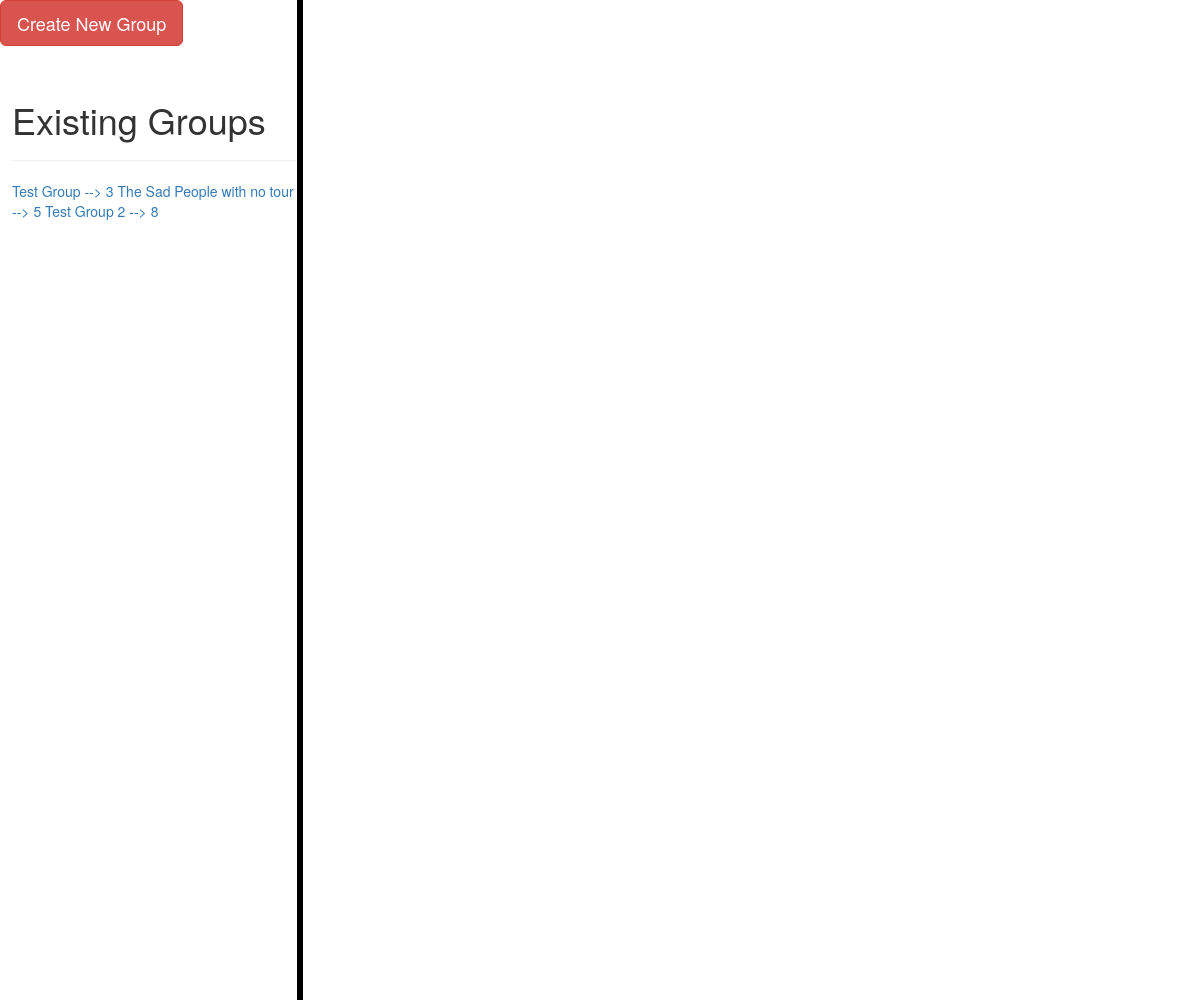
Screenshot of /blog/existingGroups/ (signed in) with the database file from the repository.
### database/models.py (models this page shows)
class GROUP(models.Model):
    groupName = models.CharField(max_length=100)
    '''def __str__(self):
        return str(self.pk) + "," + self.groupName'''

### Blog/views.py (the view)
# urls.py: path('existingGroups/',views.show_existing_groups,name="existing_groups"),
def show_existing_groups(request):
    current_user=request.user
    current_user_profile=PROFILE.objects.get(user=request.user)
    profile_groups=PROFILEGROUP.objects.all()
    groups={}
    for pg in profile_groups:
        if(pg.userID == current_user_profile):
            name=pg.groupID.groupName
            group=pg.groupID
            groups[group.id]=name
    context={}
    print(groups)
    context['groups']=groups
    context['show_messages']=False
    context['message_list']=[]
    request.session.__setitem__('group_list',groups)
    return render(request, 'existingGroups.html', context)

### templates/existingGroups.html (shortened to what this page needs)
<!DOCTYPE html>
{% load ChoiceSubsystem_extras %}
<html lang="en">
<head>
	<link href="https://maxcdn.bootstrapcdn.com/bootstrap/3.3.0/css/bootstrap.min.css" rel="stylesheet" id="bootstrap-css">
</head>
<body>
<div class="group_list">
<h1>Existing Groups</h1>
<hr>
{% for key,value in groups.items %}
	<a href="{% url 'show_messages' key %}">{{ value }} --> {{ key }}</a>
{% endfor %}
</div>
<div class="v1"></div>
<div class="button_style">
<form action="{% url 'create_group' %}" >
  <button  type="submit" class="btn btn-lg btn-danger">Create New Group</button>
</form>
</div>
</body>
</html>

### templates/existingGroups.html (style rules this page uses)
.group_list { width:24%; position: absolute; top: 8%; left: 1%; }
.v1 { border-left: 6px solid black; height: 1000px; position: absolute; left: 25%; margin-left: -3px; top: 0; }
.button_style { left=60%; position:absolute; }

### rows the page displays
GROUP: groups "Test Group"
GROUP: groups "The Sad People with no tour"
GROUP: groups "Test Group 2"

### other values shown
{{ key }} "3" "5" "8"
